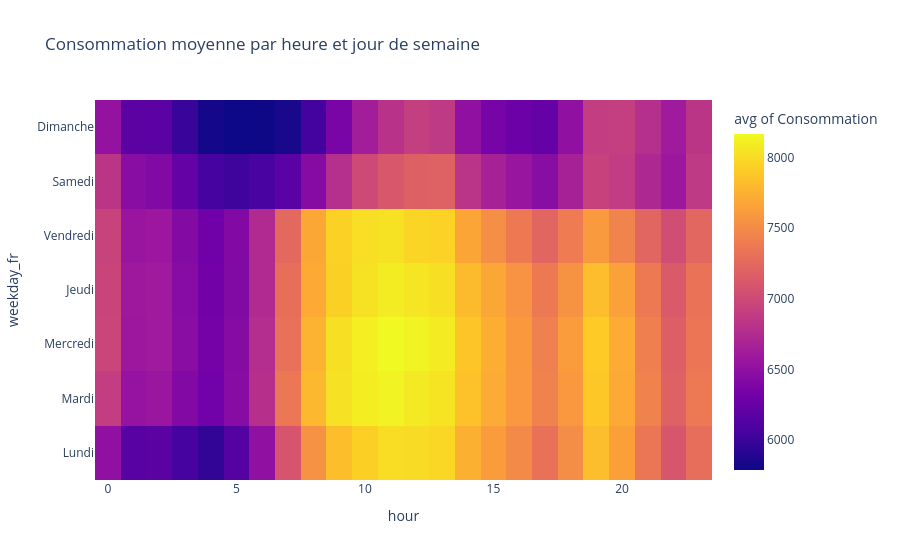

The notebook cell saved with this chart:
### Code cell
# moyenne par jour de semaine et par heure (heatmap)
pivot = (df.dropna(subset=["weekday_fr","hour","Consommation"])
           .groupby(["weekday_fr","hour"], as_index=False)["Consommation"].mean())
pivot["weekday_fr"] = pd.Categorical(pivot["weekday_fr"], categories=jours_fr, ordered=True)
pivot = pivot.sort_values(["weekday_fr","hour"])

fig8 = px.density_heatmap(pivot, x="hour", y="weekday_fr", z="Consommation",
                          nbinsx=24, histfunc="avg",
                          title="Consommation moyenne par heure et jour de semaine")
fig8.show()

### Figure 1 — Plotly figure (JSON) as saved in the notebook; plotly's stock layout.template omitted (floating-point values rounded to 4 significant figures; data arrays with more than 128 entries replaced by an {"elided": "..."} marker saying what was removed)
{"data": [{"coloraxis": "coloraxis", "histfunc": "avg", "hovertemplate": "hour=%{x}<br>weekday_fr=%{y}<br>avg of Consommation=%{z}<extra></extra>", "name": "", "nbinsx": 24, "type": "histogram2d", "x": {"elided": "168 int values"}, "xaxis": "x", "xbingroup": "x", "y": {"elided": "168 str values"}, "yaxis": "y", "ybingroup": "y", "z": {"elided": "168 float values"}}], "layout": {"coloraxis": {"colorbar": {"title": {"text": "avg of Consommation"}}, "colorscale": [[0, "#0d0887"], [0.1111, "#46039f"], [0.2222, "#7201a8"], [0.3333, "#9c179e"], [0.4444, "#bd3786"], [0.5556, "#d8576b"], [0.6667, "#ed7953"], [0.7778, "#fb9f3a"], [0.8889, "#fdca26"], [1, "#f0f921"]]}, "legend": {"tracegroupgap": 0}, "title": {"text": "Consommation moyenne par heure et jour de semaine"}, "xaxis": {"anchor": "y", "domain": [0, 1], "title": {"text": "hour"}}, "yaxis": {"anchor": "x", "domain": [0, 1], "title": {"text": "weekday_fr"}}}}
